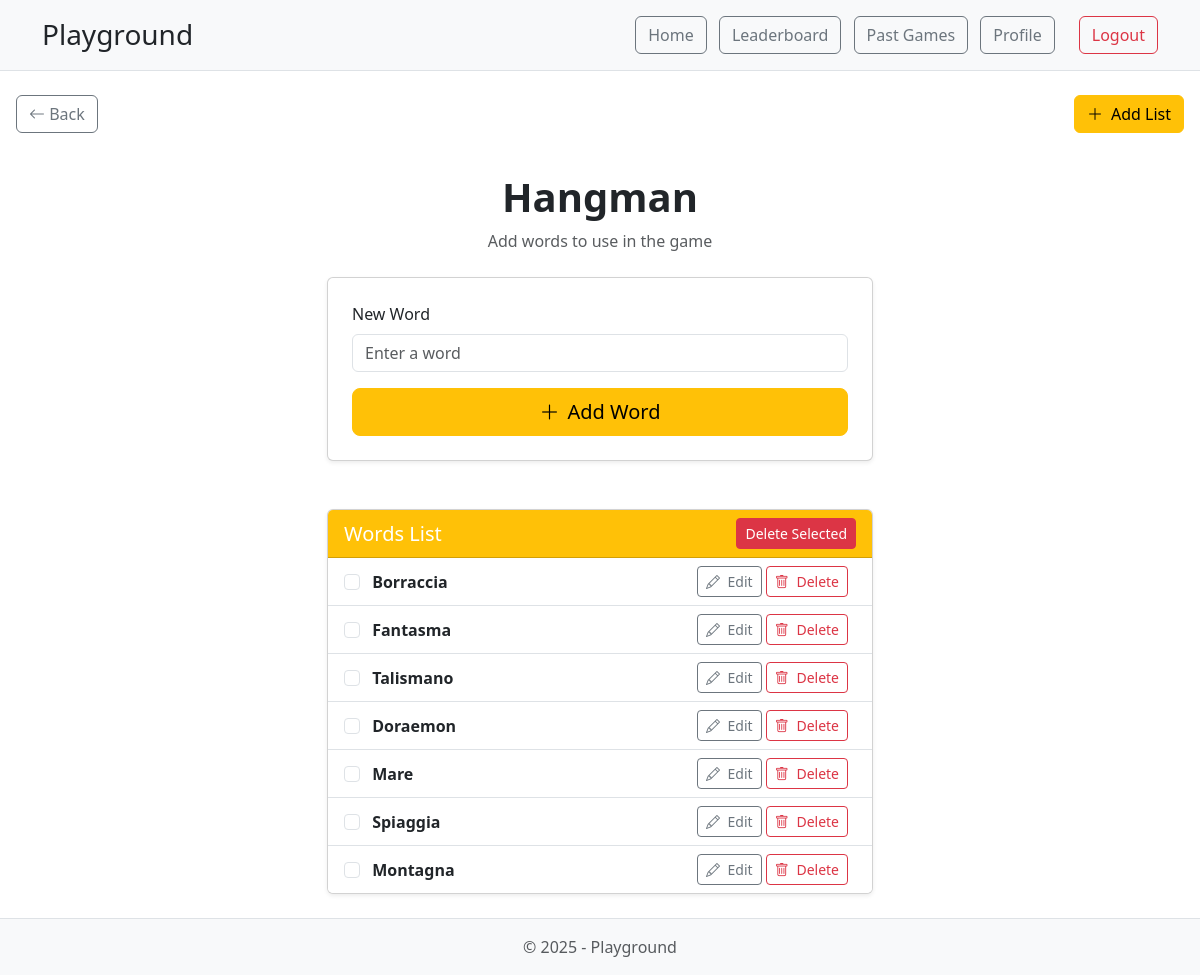
/hangman/words/ (signed in), run on an earlier commit of the app's database.
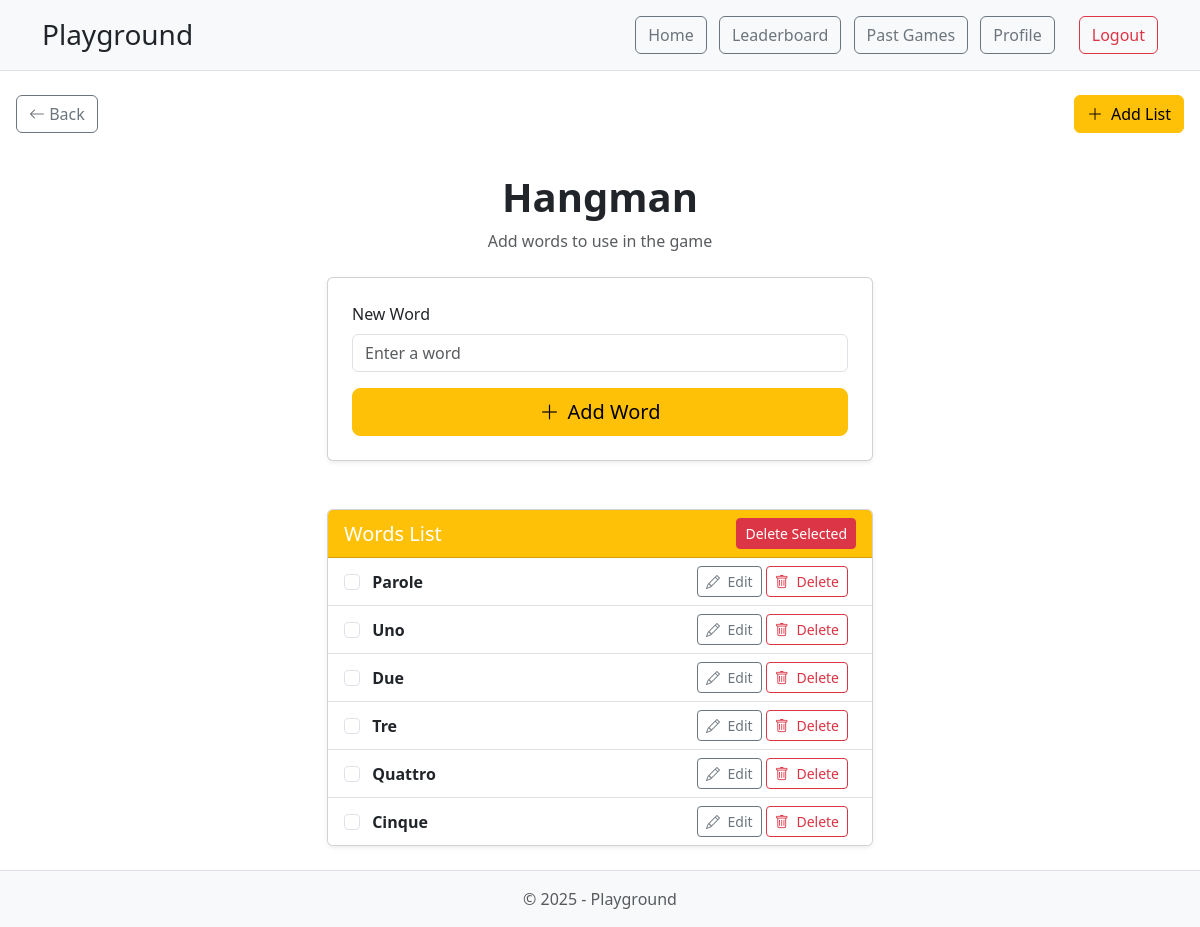
And on a later commit of the database.
### hangman/models.py (models this page shows, shortened)
class HangmanWord(models.Model):
    text = models.CharField(max_length=50, unique=True)

### hangman/views.py (the view)
# urls.py: path('words/', views.add_word, name='add_word'),
@login_required
def add_word(request):
    words = HangmanWord.objects.all()
    if request.method == 'POST':
        form = AddWordForm(request.POST)
        if form.is_valid():
            word = form.save(commit=False)
            word.save()
            return redirect('/hangman/words/')
    else:
        form = AddWordForm()
    template = loader.get_template('words.html')
    context = {
        'form': form,
        'words': words
    }
    return HttpResponse(template.render(context, request))

### hangman/forms.py
class AddWordForm(forms.ModelForm):
    text = forms.CharField(required=True)
    class Meta:
        model = HangmanWord
        fields = ['text']

### hangman/templates/words.html (shortened to what this page needs)
{% extends 'base.html' %}
{% block content %}
<div class="d-flex justify-content-between mb-3 ms-3 me-3">
    <a href="/hangman/" class="btn btn-outline-secondary">
        <i class="bi bi-arrow-left"></i> Back
    </a>
    <a href="/hangman/upload/" class="btn btn-warning d-flex align-items-center">
        <i class="bi bi-plus-lg me-2"></i> Add List
    </a>
</div>
<div class="container py-4">
    <div class="text-center mb-4">
        <h1 class="fw-bold">Hangman</h1>
        <p class="text-muted">Add words to use in the game</p>
    </div>
    <div class="row justify-content-center">
        <div class="col-md-6">
            <form method="post" class="card shadow-sm p-4">
                <div class="mb-3">
                    <label for="id_text" class="form-label">New Word</label>
                    <input type="text" name="text" class="form-control" id="id_text" placeholder="Enter a word" required>
                </div>
                <div class="d-grid">
                    <button type="submit" class="btn btn-warning btn-lg">
                        <i class="bi bi-plus-lg me-2"></i>Add Word
                    </button>
                </div>
            </form>
        </div>
    </div>
    {% if words %}
    <form method="POST" action="/hangman/delete-words/">
        <div class="row justify-content-center mt-5">
            <div class="col-md-6">
                <div class="card shadow-sm">
                    <div class="card-header bg-warning text-white d-flex justify-content-between align-items-center">
                        <h5 class="mb-0">Words List</h5>
                        <button type="submit" class="btn btn-sm btn-danger">Delete Selected</button>
                    </div>
                    <ul class="list-group list-group-flush">
                        {% for word in words %}
                        <li class="list-group-item d-flex justify-content-between align-items-center">
                            <div>
                                <input type="checkbox" name="word_ids" value="{{ word.id }}" class="form-check-input me-2">
                                <span class="fw-semibold text-capitalize">{{ word.text }}</span>
                            </div>
                            <div>
                                <a href="/hangman/edit/{{ word.id }}/" class="btn btn-sm btn-outline-secondary" title="Edit">
                                    <i class="bi bi-pencil me-1"></i> Edit
                                </a>
                                <a href="/hangman/delete/{{ word.id }}/" class="btn btn-sm btn-outline-danger me-2" title="Delete">
                                    <i class="bi bi-trash me-1"></i> Delete
                                </a>
                            </div>
                        </li>
                        {% endfor %}
                    </ul>
                </div>
            </div>
        </div>
    </form>
    {% else %}
    <div class="alert alert-info text-center mt-5 col-md-6 mx-auto">No words added yet.</div>
    {% endif %}
</div>
{% endblock %}

### play/templates/base.html (shortened to what this page needs)
<!DOCTYPE html>
<html lang="it">
<head>
    <link href="https://cdn.jsdelivr.net/npm/bootstrap@5.3.3/dist/css/bootstrap.min.css" rel="stylesheet">
    <link rel="stylesheet" href="https://cdn.jsdelivr.net/npm/bootstrap-icons@1.10.5/font/bootstrap-icons.css">
</head>
<body class="d-flex flex-column min-vh-100">
    {% block header %}
    <header class="bg-light py-3 mb-4 border-bottom">
        <div class="container d-flex justify-content-between align-items-center">
            <a href="/" class="text-decoration-none text-dark">
                <h1 class="h3 m-0 mb-0">Playground</h1>
            </a>
            {% if user.is_authenticated %}
            <div class="d-flex align-items-center">
                <nav class="me-3">
                    <a href="/" class="btn btn-outline-secondary me-2">Home</a>
                    <a href="/play/leaderboard/" class="btn btn-outline-secondary me-2">Leaderboard</a>
                    <a href="/play/past-games/" class="btn btn-outline-secondary me-2">Past Games</a>
                    <a href="/play/profile/" class="btn btn-outline-secondary me-2">Profile</a>
                </nav>
                <a href="/logout/" class="btn btn-outline-danger">Logout</a>
            </div>
            {% else %}
            <div>
                <a href="/login/" class="btn btn-outline-primary me-2">Login</a>
                <a href="/registration/" class="btn btn-primary">Register</a>
            </div>
            {% endif %}
        </div>
    </header>
    {% endblock %}
    {% block content %}
    {% endblock %}
    {% block footer %}
    <footer class="bg-light text-center mt-auto py-3 border-top">
        <div class="container">
            <span class="text-muted">&copy; 2025 - Playground</span>
        </div>
    </footer>
    {% endblock %}
</body>
</html>

What changed in the data, as far as the page shows it:
removed HangmanWord: text "Borraccia"
removed HangmanWord: text "Fantasma"
removed HangmanWord: text "Talismano"
removed HangmanWord: text "Doraemon"
removed HangmanWord: text "Mare"
removed HangmanWord: text "Spiaggia"
removed HangmanWord: text "Montagna"
added HangmanWord: text "Parole"
added HangmanWord: text "Uno"
added HangmanWord: text "Due"
added HangmanWord: text "Tre"
added HangmanWord: text "Quattro"
added HangmanWord: text "Cinque"
